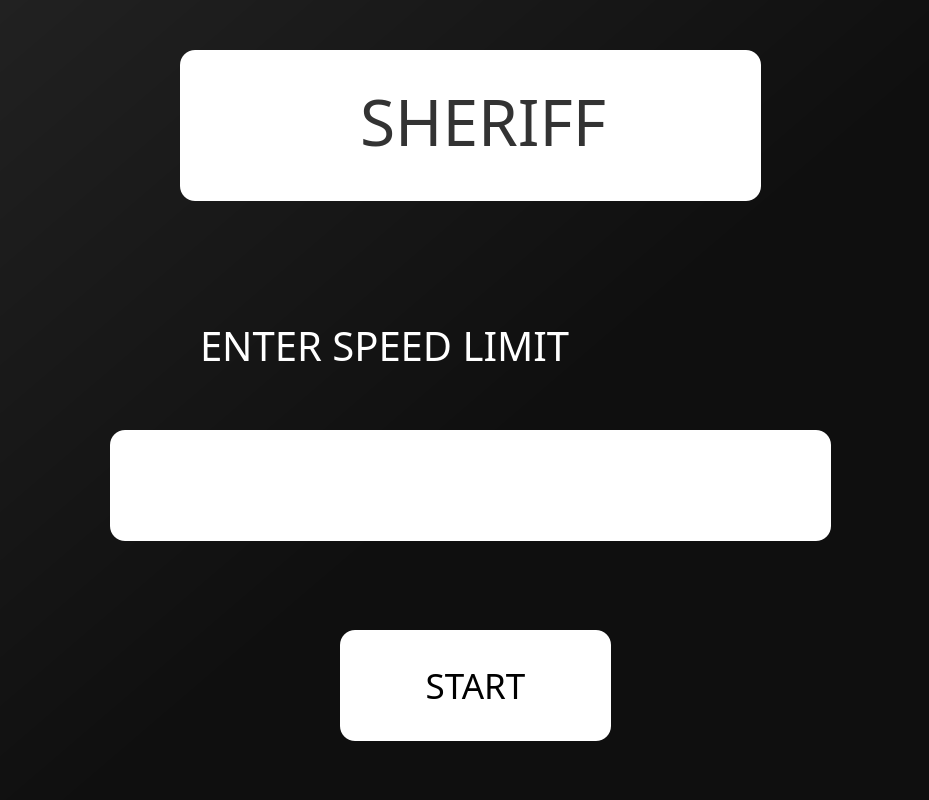
<?xml version="1.0" encoding="UTF-8"?>
<ui version="4.0">
 <class>MainWindow</class>
 <widget class="QMainWindow" name="MainWindow">
  <property name="geometry">
   <rect>
    <x>0</x>
    <y>0</y>
    <width>929</width>
    <height>800</height>
   </rect>
  </property>
  <property name="font">
   <font>
    <stylestrategy>PreferDefault</stylestrategy>
   </font>
  </property>
  <property name="windowTitle">
   <string>Sheriff - Home</string>
  </property>
  <property name="windowIcon">
   <iconset>
    <normaloff>../res/logo.ico</normaloff>../res/logo.ico</iconset>
  </property>
  <property name="styleSheet">
   <string notr="true">background-color: qlineargradient(spread:pad, x1:0, y1:0, x2:1, y2:1, stop:0 rgba(33, 33, 33, 255), stop:0.548023 rgba(15, 15, 15, 255));</string>
  </property>
  <property name="animated">
   <bool>false</bool>
  </property>
  <property name="tabShape">
   <enum>QTabWidget::Rounded</enum>
  </property>
  <widget class="QWidget" name="centralwidget">
   <widget class="QPushButton" name="pushButton">
    <property name="geometry">
     <rect>
      <x>340</x>
      <y>630</y>
      <width>271</width>
      <height>111</height>
     </rect>
    </property>
    <property name="font">
     <font>
      <family>Keep Calm</family>
      <pointsize>26</pointsize>
     </font>
    </property>
    <property name="cursor">
     <cursorShape>PointingHandCursor</cursorShape>
    </property>
    <property name="styleSheet">
     <string notr="true">QPushButton{
	background-color: rgb(255, 255, 255);
	border-style: outset;
	border-radius: 15px;
	padding: 4px;
}
QPushButton:hover{
	background-color: rgb(213, 213, 213);
}</string>
    </property>
    <property name="text">
     <string>START</string>
    </property>
   </widget>
   <widget class="QFrame" name="frame">
    <property name="geometry">
     <rect>
      <x>180</x>
      <y>50</y>
      <width>581</width>
      <height>151</height>
     </rect>
    </property>
    <property name="styleSheet">
     <string notr="true">QFrame{
	background-color: rgb(255, 255, 255);
	border-radius: 15px;
}</string>
    </property>
    <property name="frameShape">
     <enum>QFrame::StyledPanel</enum>
    </property>
    <property name="frameShadow">
     <enum>QFrame::Raised</enum>
    </property>
    <widget class="QLabel" name="label">
     <property name="geometry">
      <rect>
       <x>20</x>
       <y>0</y>
       <width>151</width>
       <height>151</height>
      </rect>
     </property>
     <property name="styleSheet">
      <string notr="true"/>
     </property>
     <property name="text">
      <string/>
     </property>
     <property name="pixmap">
      <pixmap>../res/logo.ico</pixmap>
     </property>
     <property name="scaledContents">
      <bool>true</bool>
     </property>
     <property name="margin">
      <number>17</number>
     </property>
    </widget>
    <widget class="QLabel" name="label_2">
     <property name="geometry">
      <rect>
       <x>180</x>
       <y>20</y>
       <width>521</width>
       <height>101</height>
      </rect>
     </property>
     <property name="font">
      <font>
       <family>Keep Calm</family>
       <pointsize>48</pointsize>
      </font>
     </property>
     <property name="styleSheet">
      <string notr="true">color:rgb(51, 51, 51);</string>
     </property>
     <property name="text">
      <string>SHERIFF</string>
     </property>
    </widget>
   </widget>
   <widget class="QTextEdit" name="textEdit">
    <property name="geometry">
     <rect>
      <x>110</x>
      <y>430</y>
      <width>721</width>
      <height>111</height>
     </rect>
    </property>
    <property name="font">
     <font>
      <family>Keep Calm</family>
      <pointsize>36</pointsize>
     </font>
    </property>
    <property name="cursor" stdset="0">
     <cursorShape>IBeamCursor</cursorShape>
    </property>
    <property name="styleSheet">
     <string notr="true">QTextEdit{
border-radius:15px;
background-color:rgb(255,255,255);
}
QTextEdit:hover{
background-color:rgb(213, 213, 213);
}</string>
    </property>
    <property name="autoFormatting">
     <set>QTextEdit::AutoAll</set>
    </property>
    <property name="placeholderText">
     <string/>
    </property>
   </widget>
   <widget class="QLabel" name="label_3">
    <property name="geometry">
     <rect>
      <x>200</x>
      <y>280</y>
      <width>591</width>
      <height>131</height>
     </rect>
    </property>
    <property name="font">
     <font>
      <family>Keep Calm</family>
      <pointsize>30</pointsize>
     </font>
    </property>
    <property name="toolTipDuration">
     <number>12</number>
    </property>
    <property name="styleSheet">
     <string notr="true">background-color:rgba(0,0,0,0);
color:rgb(255,255,255);</string>
    </property>
    <property name="text">
     <string>ENTER SPEED LIMIT</string>
    </property>
   </widget>
  </widget>
 </widget>
 <resources/>
 <connections/>
</ui>
